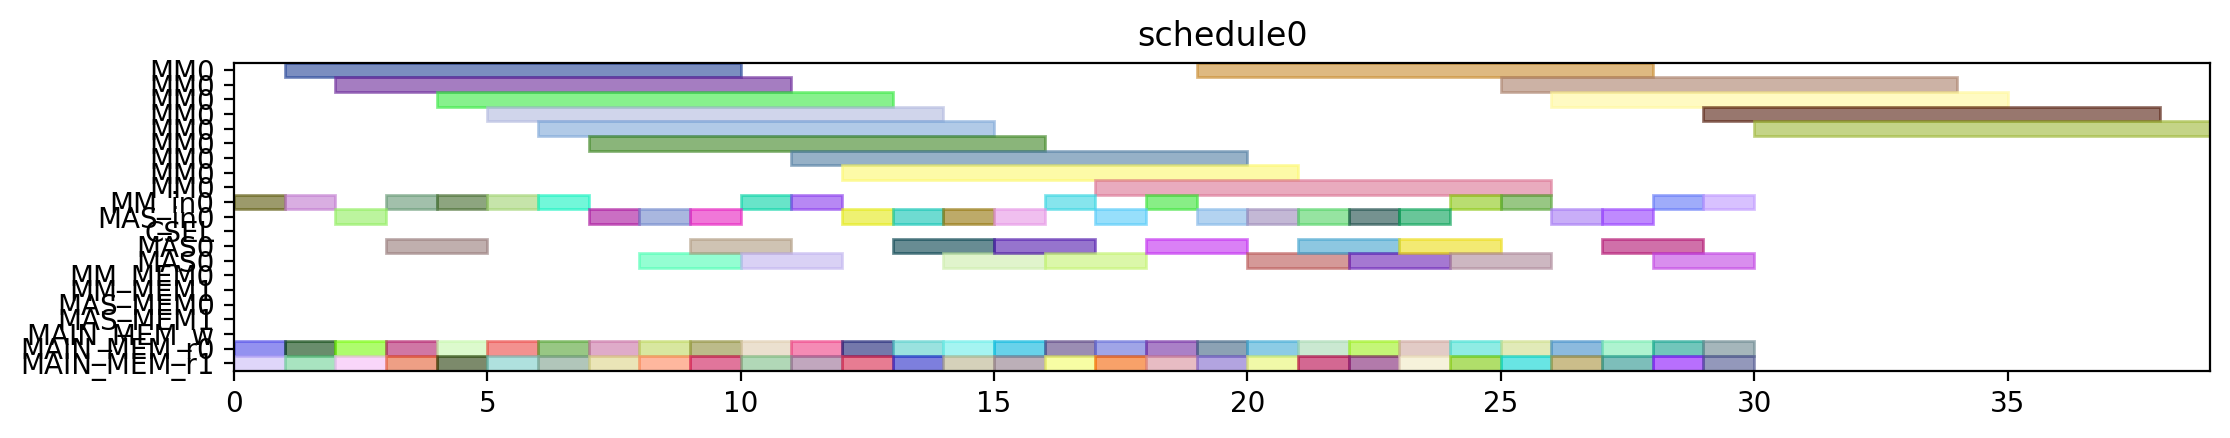

The script that drew this image:
from pyschedule import Scenario, solvers, plotters, alt


def solve():
	horizon = 120
	S = Scenario("schedule0", horizon=horizon)

	# resource
	MM = S.Resources('MM', num=1, size=9)
	MM_in = S.Resources('MM_in', num=1)
	MAS_in = S.Resources('MAS_in', num=1)
	CSEL = S.Resource('CSEL')
	MAS = S.Resources('MAS', num=1, size=2, periods=range(1, horizon))
	MM_MEM = S.Resources('MM_MEM', num=2)
	MAS_MEM = S.Resources('MAS_MEM', num=2)
	MAIN_MEM_w = S.Resource('MAIN_MEM_w', size=1)
	MAIN_MEM_r = S.Resources('MAIN_MEM_r', num=2)

	# result of previous scheduling

	# new tasks
	r1_t0 = S.Task('r1_t0', length=9, delay_cost=1)
	r1_t0 += alt(MM)
	r1_t0_in = S.Task('r1_t0_in', length=1, delay_cost=1)
	r1_t0_in += alt(MM_in)
	S += r1_t0_in*MM_in[0]<=r1_t0*MM[0]
	r1_t0_mem0 = S.Task('r1_t0_mem0', length=1, delay_cost=1)
	r1_t0_mem0 += MAIN_MEM_r[0]
	S += r1_t0_mem0 <= r1_t0

	r1_t0_mem1 = S.Task('r1_t0_mem1', length=1, delay_cost=1)
	r1_t0_mem1 += MAIN_MEM_r[1]
	S += r1_t0_mem1 <= r1_t0

	r1_t1 = S.Task('r1_t1', length=9, delay_cost=1)
	r1_t1 += alt(MM)
	r1_t1_in = S.Task('r1_t1_in', length=1, delay_cost=1)
	r1_t1_in += alt(MM_in)
	S += r1_t1_in*MM_in[0]<=r1_t1*MM[0]
	r1_t1_mem0 = S.Task('r1_t1_mem0', length=1, delay_cost=1)
	r1_t1_mem0 += MAIN_MEM_r[0]
	S += r1_t1_mem0 <= r1_t1

	r1_t1_mem1 = S.Task('r1_t1_mem1', length=1, delay_cost=1)
	r1_t1_mem1 += MAIN_MEM_r[1]
	S += r1_t1_mem1 <= r1_t1

	r1_t2 = S.Task('r1_t2', length=2, delay_cost=1)
	r1_t2 += alt(MAS)
	r1_t2_in = S.Task('r1_t2_in', length=1, delay_cost=1)
	r1_t2_in += alt(MAS_in)
	S += r1_t2_in*MAS_in[0]<=r1_t2*MAS[0]

	r1_t2_mem0 = S.Task('r1_t2_mem0', length=1, delay_cost=1)
	r1_t2_mem0 += MAIN_MEM_r[0]
	S += r1_t2_mem0 <= r1_t2

	r1_t2_mem1 = S.Task('r1_t2_mem1', length=1, delay_cost=1)
	r1_t2_mem1 += MAIN_MEM_r[1]
	S += r1_t2_mem1 <= r1_t2

	r1_t3 = S.Task('r1_t3', length=2, delay_cost=1)
	r1_t3 += alt(MAS)
	r1_t3_in = S.Task('r1_t3_in', length=1, delay_cost=1)
	r1_t3_in += alt(MAS_in)
	S += r1_t3_in*MAS_in[0]<=r1_t3*MAS[0]

	r1_t3_mem0 = S.Task('r1_t3_mem0', length=1, delay_cost=1)
	r1_t3_mem0 += MAIN_MEM_r[0]
	S += r1_t3_mem0 <= r1_t3

	r1_t3_mem1 = S.Task('r1_t3_mem1', length=1, delay_cost=1)
	r1_t3_mem1 += MAIN_MEM_r[1]
	S += r1_t3_mem1 <= r1_t3

	r3_t0 = S.Task('r3_t0', length=9, delay_cost=1)
	r3_t0 += alt(MM)
	r3_t0_in = S.Task('r3_t0_in', length=1, delay_cost=1)
	r3_t0_in += alt(MM_in)
	S += r3_t0_in*MM_in[0]<=r3_t0*MM[0]
	r3_t0_mem0 = S.Task('r3_t0_mem0', length=1, delay_cost=1)
	r3_t0_mem0 += MAIN_MEM_r[0]
	S += r3_t0_mem0 <= r3_t0

	r3_t0_mem1 = S.Task('r3_t0_mem1', length=1, delay_cost=1)
	r3_t0_mem1 += MAIN_MEM_r[1]
	S += r3_t0_mem1 <= r3_t0

	r3_t1 = S.Task('r3_t1', length=9, delay_cost=1)
	r3_t1 += alt(MM)
	r3_t1_in = S.Task('r3_t1_in', length=1, delay_cost=1)
	r3_t1_in += alt(MM_in)
	S += r3_t1_in*MM_in[0]<=r3_t1*MM[0]
	r3_t1_mem0 = S.Task('r3_t1_mem0', length=1, delay_cost=1)
	r3_t1_mem0 += MAIN_MEM_r[0]
	S += r3_t1_mem0 <= r3_t1

	r3_t1_mem1 = S.Task('r3_t1_mem1', length=1, delay_cost=1)
	r3_t1_mem1 += MAIN_MEM_r[1]
	S += r3_t1_mem1 <= r3_t1

	r3_t2 = S.Task('r3_t2', length=2, delay_cost=1)
	r3_t2 += alt(MAS)
	r3_t2_in = S.Task('r3_t2_in', length=1, delay_cost=1)
	r3_t2_in += alt(MAS_in)
	S += r3_t2_in*MAS_in[0]<=r3_t2*MAS[0]

	r3_t2_mem0 = S.Task('r3_t2_mem0', length=1, delay_cost=1)
	r3_t2_mem0 += MAIN_MEM_r[0]
	S += r3_t2_mem0 <= r3_t2

	r3_t2_mem1 = S.Task('r3_t2_mem1', length=1, delay_cost=1)
	r3_t2_mem1 += MAIN_MEM_r[1]
	S += r3_t2_mem1 <= r3_t2

	r3_t3 = S.Task('r3_t3', length=2, delay_cost=1)
	r3_t3 += alt(MAS)
	r3_t3_in = S.Task('r3_t3_in', length=1, delay_cost=1)
	r3_t3_in += alt(MAS_in)
	S += r3_t3_in*MAS_in[0]<=r3_t3*MAS[0]

	r3_t3_mem0 = S.Task('r3_t3_mem0', length=1, delay_cost=1)
	r3_t3_mem0 += MAIN_MEM_r[0]
	S += r3_t3_mem0 <= r3_t3

	r3_t3_mem1 = S.Task('r3_t3_mem1', length=1, delay_cost=1)
	r3_t3_mem1 += MAIN_MEM_r[1]
	S += r3_t3_mem1 <= r3_t3

	r4_t0 = S.Task('r4_t0', length=9, delay_cost=1)
	r4_t0 += alt(MM)
	r4_t0_in = S.Task('r4_t0_in', length=1, delay_cost=1)
	r4_t0_in += alt(MM_in)
	S += r4_t0_in*MM_in[0]<=r4_t0*MM[0]
	r4_t0_mem0 = S.Task('r4_t0_mem0', length=1, delay_cost=1)
	r4_t0_mem0 += MAIN_MEM_r[0]
	S += r4_t0_mem0 <= r4_t0

	r4_t0_mem1 = S.Task('r4_t0_mem1', length=1, delay_cost=1)
	r4_t0_mem1 += MAIN_MEM_r[1]
	S += r4_t0_mem1 <= r4_t0

	r4_t1 = S.Task('r4_t1', length=9, delay_cost=1)
	r4_t1 += alt(MM)
	r4_t1_in = S.Task('r4_t1_in', length=1, delay_cost=1)
	r4_t1_in += alt(MM_in)
	S += r4_t1_in*MM_in[0]<=r4_t1*MM[0]
	r4_t1_mem0 = S.Task('r4_t1_mem0', length=1, delay_cost=1)
	r4_t1_mem0 += MAIN_MEM_r[0]
	S += r4_t1_mem0 <= r4_t1

	r4_t1_mem1 = S.Task('r4_t1_mem1', length=1, delay_cost=1)
	r4_t1_mem1 += MAIN_MEM_r[1]
	S += r4_t1_mem1 <= r4_t1

	r4_t2 = S.Task('r4_t2', length=2, delay_cost=1)
	r4_t2 += alt(MAS)
	r4_t2_in = S.Task('r4_t2_in', length=1, delay_cost=1)
	r4_t2_in += alt(MAS_in)
	S += r4_t2_in*MAS_in[0]<=r4_t2*MAS[0]

	r4_t2_mem0 = S.Task('r4_t2_mem0', length=1, delay_cost=1)
	r4_t2_mem0 += MAIN_MEM_r[0]
	S += r4_t2_mem0 <= r4_t2

	r4_t2_mem1 = S.Task('r4_t2_mem1', length=1, delay_cost=1)
	r4_t2_mem1 += MAIN_MEM_r[1]
	S += r4_t2_mem1 <= r4_t2

	r4_t3 = S.Task('r4_t3', length=2, delay_cost=1)
	r4_t3 += alt(MAS)
	r4_t3_in = S.Task('r4_t3_in', length=1, delay_cost=1)
	r4_t3_in += alt(MAS_in)
	S += r4_t3_in*MAS_in[0]<=r4_t3*MAS[0]

	r4_t3_mem0 = S.Task('r4_t3_mem0', length=1, delay_cost=1)
	r4_t3_mem0 += MAIN_MEM_r[0]
	S += r4_t3_mem0 <= r4_t3

	r4_t3_mem1 = S.Task('r4_t3_mem1', length=1, delay_cost=1)
	r4_t3_mem1 += MAIN_MEM_r[1]
	S += r4_t3_mem1 <= r4_t3

	r5_t0 = S.Task('r5_t0', length=9, delay_cost=1)
	r5_t0 += alt(MM)
	r5_t0_in = S.Task('r5_t0_in', length=1, delay_cost=1)
	r5_t0_in += alt(MM_in)
	S += r5_t0_in*MM_in[0]<=r5_t0*MM[0]
	r5_t0_mem0 = S.Task('r5_t0_mem0', length=1, delay_cost=1)
	r5_t0_mem0 += MAIN_MEM_r[0]
	S += r5_t0_mem0 <= r5_t0

	r5_t0_mem1 = S.Task('r5_t0_mem1', length=1, delay_cost=1)
	r5_t0_mem1 += MAIN_MEM_r[1]
	S += r5_t0_mem1 <= r5_t0

	r5_t1 = S.Task('r5_t1', length=9, delay_cost=1)
	r5_t1 += alt(MM)
	r5_t1_in = S.Task('r5_t1_in', length=1, delay_cost=1)
	r5_t1_in += alt(MM_in)
	S += r5_t1_in*MM_in[0]<=r5_t1*MM[0]
	r5_t1_mem0 = S.Task('r5_t1_mem0', length=1, delay_cost=1)
	r5_t1_mem0 += MAIN_MEM_r[0]
	S += r5_t1_mem0 <= r5_t1

	r5_t1_mem1 = S.Task('r5_t1_mem1', length=1, delay_cost=1)
	r5_t1_mem1 += MAIN_MEM_r[1]
	S += r5_t1_mem1 <= r5_t1

	r5_t2 = S.Task('r5_t2', length=2, delay_cost=1)
	r5_t2 += alt(MAS)
	r5_t2_in = S.Task('r5_t2_in', length=1, delay_cost=1)
	r5_t2_in += alt(MAS_in)
	S += r5_t2_in*MAS_in[0]<=r5_t2*MAS[0]

	r5_t2_mem0 = S.Task('r5_t2_mem0', length=1, delay_cost=1)
	r5_t2_mem0 += MAIN_MEM_r[0]
	S += r5_t2_mem0 <= r5_t2

	r5_t2_mem1 = S.Task('r5_t2_mem1', length=1, delay_cost=1)
	r5_t2_mem1 += MAIN_MEM_r[1]
	S += r5_t2_mem1 <= r5_t2

	r5_t3 = S.Task('r5_t3', length=2, delay_cost=1)
	r5_t3 += alt(MAS)
	r5_t3_in = S.Task('r5_t3_in', length=1, delay_cost=1)
	r5_t3_in += alt(MAS_in)
	S += r5_t3_in*MAS_in[0]<=r5_t3*MAS[0]

	r5_t3_mem0 = S.Task('r5_t3_mem0', length=1, delay_cost=1)
	r5_t3_mem0 += MAIN_MEM_r[0]
	S += r5_t3_mem0 <= r5_t3

	r5_t3_mem1 = S.Task('r5_t3_mem1', length=1, delay_cost=1)
	r5_t3_mem1 += MAIN_MEM_r[1]
	S += r5_t3_mem1 <= r5_t3

	r6_t0 = S.Task('r6_t0', length=9, delay_cost=1)
	r6_t0 += alt(MM)
	r6_t0_in = S.Task('r6_t0_in', length=1, delay_cost=1)
	r6_t0_in += alt(MM_in)
	S += r6_t0_in*MM_in[0]<=r6_t0*MM[0]
	r6_t0_mem0 = S.Task('r6_t0_mem0', length=1, delay_cost=1)
	r6_t0_mem0 += MAIN_MEM_r[0]
	S += r6_t0_mem0 <= r6_t0

	r6_t0_mem1 = S.Task('r6_t0_mem1', length=1, delay_cost=1)
	r6_t0_mem1 += MAIN_MEM_r[1]
	S += r6_t0_mem1 <= r6_t0

	r6_t1 = S.Task('r6_t1', length=9, delay_cost=1)
	r6_t1 += alt(MM)
	r6_t1_in = S.Task('r6_t1_in', length=1, delay_cost=1)
	r6_t1_in += alt(MM_in)
	S += r6_t1_in*MM_in[0]<=r6_t1*MM[0]
	r6_t1_mem0 = S.Task('r6_t1_mem0', length=1, delay_cost=1)
	r6_t1_mem0 += MAIN_MEM_r[0]
	S += r6_t1_mem0 <= r6_t1

	r6_t1_mem1 = S.Task('r6_t1_mem1', length=1, delay_cost=1)
	r6_t1_mem1 += MAIN_MEM_r[1]
	S += r6_t1_mem1 <= r6_t1

	r6_t2 = S.Task('r6_t2', length=2, delay_cost=1)
	r6_t2 += alt(MAS)
	r6_t2_in = S.Task('r6_t2_in', length=1, delay_cost=1)
	r6_t2_in += alt(MAS_in)
	S += r6_t2_in*MAS_in[0]<=r6_t2*MAS[0]

	r6_t2_mem0 = S.Task('r6_t2_mem0', length=1, delay_cost=1)
	r6_t2_mem0 += MAIN_MEM_r[0]
	S += r6_t2_mem0 <= r6_t2

	r6_t2_mem1 = S.Task('r6_t2_mem1', length=1, delay_cost=1)
	r6_t2_mem1 += MAIN_MEM_r[1]
	S += r6_t2_mem1 <= r6_t2

	r6_t3 = S.Task('r6_t3', length=2, delay_cost=1)
	r6_t3 += alt(MAS)
	r6_t3_in = S.Task('r6_t3_in', length=1, delay_cost=1)
	r6_t3_in += alt(MAS_in)
	S += r6_t3_in*MAS_in[0]<=r6_t3*MAS[0]

	r6_t3_mem0 = S.Task('r6_t3_mem0', length=1, delay_cost=1)
	r6_t3_mem0 += MAIN_MEM_r[0]
	S += r6_t3_mem0 <= r6_t3

	r6_t3_mem1 = S.Task('r6_t3_mem1', length=1, delay_cost=1)
	r6_t3_mem1 += MAIN_MEM_r[1]
	S += r6_t3_mem1 <= r6_t3

	r9_t2 = S.Task('r9_t2', length=2, delay_cost=1)
	r9_t2 += alt(MAS)
	r9_t2_in = S.Task('r9_t2_in', length=1, delay_cost=1)
	r9_t2_in += alt(MAS_in)
	S += r9_t2_in*MAS_in[0]<=r9_t2*MAS[0]

	r9_t2_mem0 = S.Task('r9_t2_mem0', length=1, delay_cost=1)
	r9_t2_mem0 += MAIN_MEM_r[0]
	S += r9_t2_mem0 <= r9_t2

	r9_t2_mem1 = S.Task('r9_t2_mem1', length=1, delay_cost=1)
	r9_t2_mem1 += MAIN_MEM_r[1]
	S += r9_t2_mem1 <= r9_t2

	r12_t0 = S.Task('r12_t0', length=9, delay_cost=1)
	r12_t0 += alt(MM)
	r12_t0_in = S.Task('r12_t0_in', length=1, delay_cost=1)
	r12_t0_in += alt(MM_in)
	S += r12_t0_in*MM_in[0]<=r12_t0*MM[0]
	r12_t0_mem0 = S.Task('r12_t0_mem0', length=1, delay_cost=1)
	r12_t0_mem0 += MAIN_MEM_r[0]
	S += r12_t0_mem0 <= r12_t0

	r12_t0_mem1 = S.Task('r12_t0_mem1', length=1, delay_cost=1)
	r12_t0_mem1 += MAIN_MEM_r[1]
	S += r12_t0_mem1 <= r12_t0

	r12_t1 = S.Task('r12_t1', length=9, delay_cost=1)
	r12_t1 += alt(MM)
	r12_t1_in = S.Task('r12_t1_in', length=1, delay_cost=1)
	r12_t1_in += alt(MM_in)
	S += r12_t1_in*MM_in[0]<=r12_t1*MM[0]
	r12_t1_mem0 = S.Task('r12_t1_mem0', length=1, delay_cost=1)
	r12_t1_mem0 += MAIN_MEM_r[0]
	S += r12_t1_mem0 <= r12_t1

	r12_t1_mem1 = S.Task('r12_t1_mem1', length=1, delay_cost=1)
	r12_t1_mem1 += MAIN_MEM_r[1]
	S += r12_t1_mem1 <= r12_t1

	r12_t2 = S.Task('r12_t2', length=2, delay_cost=1)
	r12_t2 += alt(MAS)
	r12_t2_in = S.Task('r12_t2_in', length=1, delay_cost=1)
	r12_t2_in += alt(MAS_in)
	S += r12_t2_in*MAS_in[0]<=r12_t2*MAS[0]

	r12_t2_mem0 = S.Task('r12_t2_mem0', length=1, delay_cost=1)
	r12_t2_mem0 += MAIN_MEM_r[0]
	S += r12_t2_mem0 <= r12_t2

	r12_t2_mem1 = S.Task('r12_t2_mem1', length=1, delay_cost=1)
	r12_t2_mem1 += MAIN_MEM_r[1]
	S += r12_t2_mem1 <= r12_t2

	r12_t3 = S.Task('r12_t3', length=2, delay_cost=1)
	r12_t3 += alt(MAS)
	r12_t3_in = S.Task('r12_t3_in', length=1, delay_cost=1)
	r12_t3_in += alt(MAS_in)
	S += r12_t3_in*MAS_in[0]<=r12_t3*MAS[0]

	r12_t3_mem0 = S.Task('r12_t3_mem0', length=1, delay_cost=1)
	r12_t3_mem0 += MAIN_MEM_r[0]
	S += r12_t3_mem0 <= r12_t3

	r12_t3_mem1 = S.Task('r12_t3_mem1', length=1, delay_cost=1)
	r12_t3_mem1 += MAIN_MEM_r[1]
	S += r12_t3_mem1 <= r12_t3

	r13_t0 = S.Task('r13_t0', length=9, delay_cost=1)
	r13_t0 += alt(MM)
	r13_t0_in = S.Task('r13_t0_in', length=1, delay_cost=1)
	r13_t0_in += alt(MM_in)
	S += r13_t0_in*MM_in[0]<=r13_t0*MM[0]
	r13_t0_mem0 = S.Task('r13_t0_mem0', length=1, delay_cost=1)
	r13_t0_mem0 += MAIN_MEM_r[0]
	S += r13_t0_mem0 <= r13_t0

	r13_t0_mem1 = S.Task('r13_t0_mem1', length=1, delay_cost=1)
	r13_t0_mem1 += MAIN_MEM_r[1]
	S += r13_t0_mem1 <= r13_t0

	r13_t1 = S.Task('r13_t1', length=9, delay_cost=1)
	r13_t1 += alt(MM)
	r13_t1_in = S.Task('r13_t1_in', length=1, delay_cost=1)
	r13_t1_in += alt(MM_in)
	S += r13_t1_in*MM_in[0]<=r13_t1*MM[0]
	r13_t1_mem0 = S.Task('r13_t1_mem0', length=1, delay_cost=1)
	r13_t1_mem0 += MAIN_MEM_r[0]
	S += r13_t1_mem0 <= r13_t1

	r13_t1_mem1 = S.Task('r13_t1_mem1', length=1, delay_cost=1)
	r13_t1_mem1 += MAIN_MEM_r[1]
	S += r13_t1_mem1 <= r13_t1

	r13_t2 = S.Task('r13_t2', length=2, delay_cost=1)
	r13_t2 += alt(MAS)
	r13_t2_in = S.Task('r13_t2_in', length=1, delay_cost=1)
	r13_t2_in += alt(MAS_in)
	S += r13_t2_in*MAS_in[0]<=r13_t2*MAS[0]

	r13_t2_mem0 = S.Task('r13_t2_mem0', length=1, delay_cost=1)
	r13_t2_mem0 += MAIN_MEM_r[0]
	S += r13_t2_mem0 <= r13_t2

	r13_t2_mem1 = S.Task('r13_t2_mem1', length=1, delay_cost=1)
	r13_t2_mem1 += MAIN_MEM_r[1]
	S += r13_t2_mem1 <= r13_t2

	r13_t3 = S.Task('r13_t3', length=2, delay_cost=1)
	r13_t3 += alt(MAS)
	r13_t3_in = S.Task('r13_t3_in', length=1, delay_cost=1)
	r13_t3_in += alt(MAS_in)
	S += r13_t3_in*MAS_in[0]<=r13_t3*MAS[0]

	r13_t3_mem0 = S.Task('r13_t3_mem0', length=1, delay_cost=1)
	r13_t3_mem0 += MAIN_MEM_r[0]
	S += r13_t3_mem0 <= r13_t3

	r13_t3_mem1 = S.Task('r13_t3_mem1', length=1, delay_cost=1)
	r13_t3_mem1 += MAIN_MEM_r[1]
	S += r13_t3_mem1 <= r13_t3

	r16_t3 = S.Task('r16_t3', length=2, delay_cost=1)
	r16_t3 += alt(MAS)
	r16_t3_in = S.Task('r16_t3_in', length=1, delay_cost=1)
	r16_t3_in += alt(MAS_in)
	S += r16_t3_in*MAS_in[0]<=r16_t3*MAS[0]

	r16_t3_mem0 = S.Task('r16_t3_mem0', length=1, delay_cost=1)
	r16_t3_mem0 += MAIN_MEM_r[0]
	S += r16_t3_mem0 <= r16_t3

	r16_t3_mem1 = S.Task('r16_t3_mem1', length=1, delay_cost=1)
	r16_t3_mem1 += MAIN_MEM_r[1]
	S += r16_t3_mem1 <= r16_t3

	solvers.mip.solve(S,msg=1,kind='CPLEX',ratio_gap=1.01)

	solution = [['hoge']*len(S.solution()[1]) for i in range(len(S.solution()))]
	for i in range(len(S.solution())):
		for j in range(len(S.solution()[i])):
			solution[i][j]=str(S.solution()[i][j])
	print(solution)

	cycles = int(solution[-1][3])

	pic_file_name = "/mnt/rose/usr1/fukuda/ABE/multiRAM_multiMAS_16mux/scheduling_result/stage9MM1_stage2MAS1/EP2_YRECOVER/schedule0.png"
	if(S.solution() != []):
		plotters.matplotlib.plot(S,img_filename=pic_file_name, show_task_labels=False, fig_size=(cycles*0.25+3, 2))

	return solution
